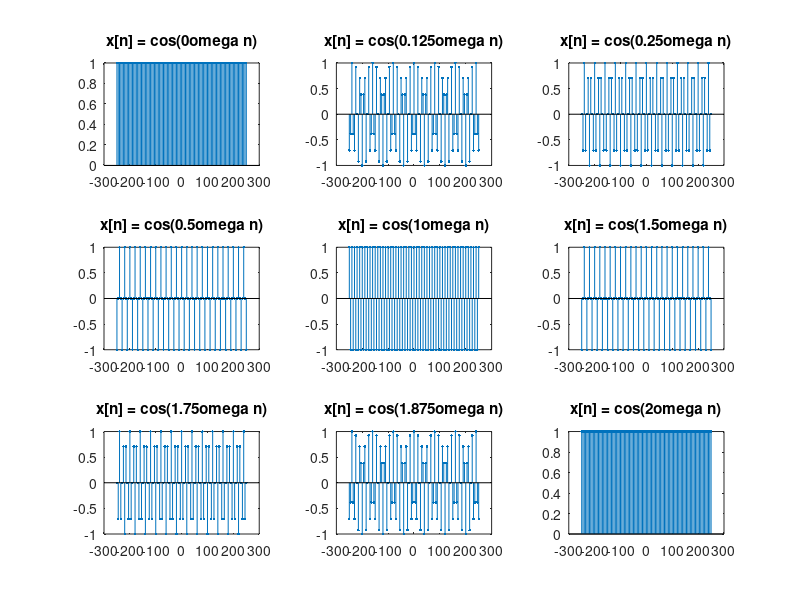

Recreate this plot in MATLAB.
clear all;
close all; clc;
tStart=-250;
tEnd=250;
w=[0,pi/8,pi/4,pi/2,pi,3*pi/2,7*pi/4,15*pi/8,2*pi];
t=linspace(tStart,tEnd,2000);%Continuoue variable
T=5;
k=(tStart/T):(tEnd/T);
n=k*T;%Diecrete variable
for idx=1:length(w)
 subplot(3,3,idx);
 stem(n,cos(w(idx).*n),'.');
 title((["x[n] = cos(",num2str(w(idx)/pi),"\omega n)"]));
end
